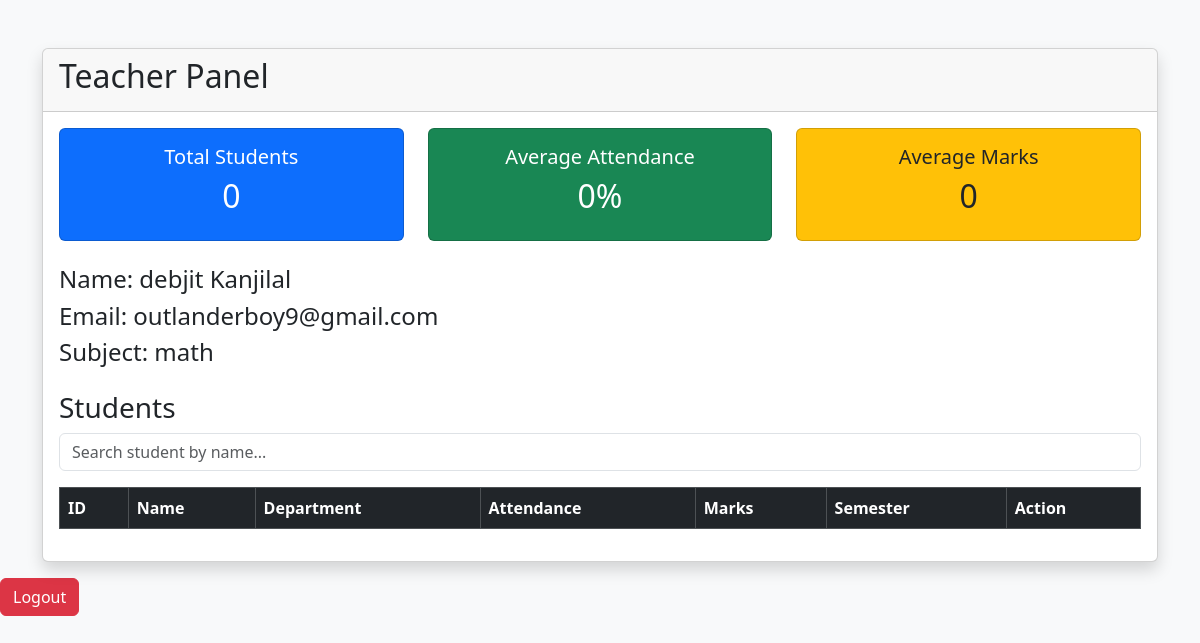
Before: /teacher_panel (signed in) with the older database file.
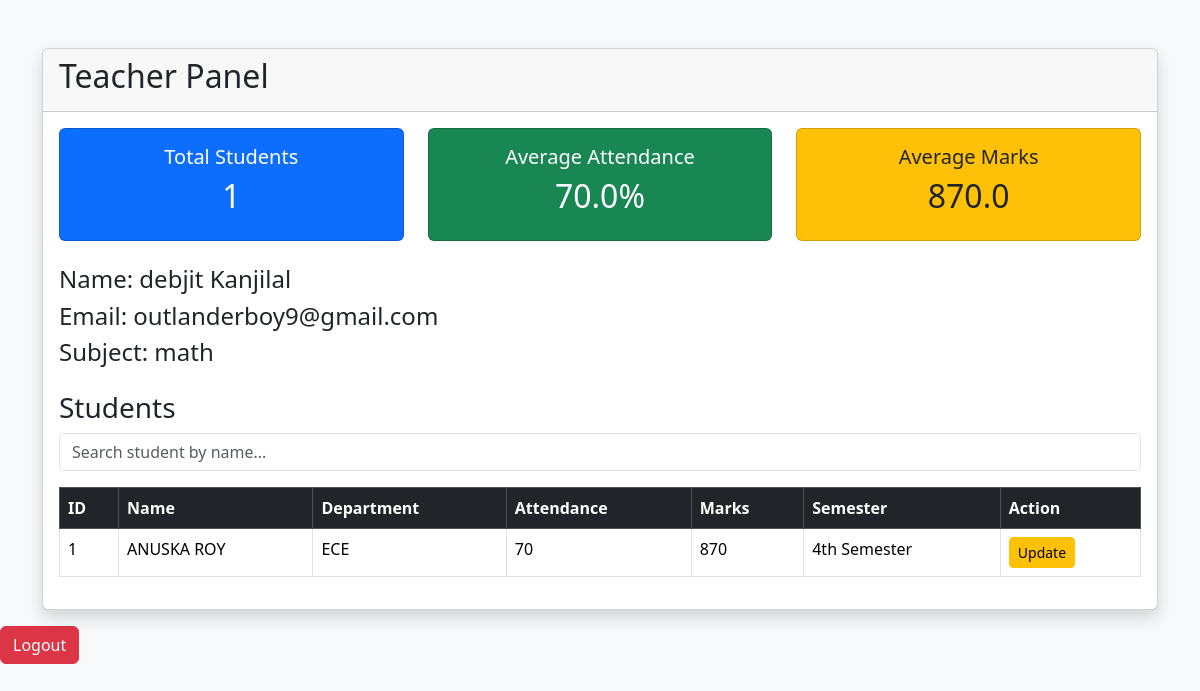
After: the same page with the newer database file.
### models.py (models this page shows)
class Student(db.Model):
    id = db.Column(db.Integer, primary_key=True)
    name = db.Column(db.String(100), nullable=False)
    email = db.Column(db.String(100), unique=True, nullable=False)
    department = db.Column(db.String(100))
    password = db.Column(db.String(100), nullable=False)
    attendance = db.Column(db.Integer, default=85)
    marks = db.Column(db.Integer, default=420)
    courses = db.Column(db.Integer, default=5)
    semester = db.Column(db.String(50), default="4th Semester")

### app.py (the view)
@app.route("/teacher_panel")
def teacher_panel():
    if "teacher_id" not in session:
        return redirect("/teacher_login")
    teacher = Teacher.query.get(session["teacher_id"])
    search = request.args.get("search")
    if search:
        students = Student.query.filter(
            Student.name.contains(search)
        ).all()
    else:
        students = Student.query.all()
    total_students = len(students)
    if total_students > 0:
        avg_attendance = sum(s.attendance for s in students) / total_students
        avg_marks = sum(s.marks for s in students) / total_students
    else:
        avg_attendance = 0
        avg_marks = 0
    return render_template(
        "teacher_panel.html",
        teacher=teacher,
        students=students,
        total_students=total_students,
        avg_attendance=round(avg_attendance, 1),
        avg_marks=round(avg_marks, 1),
        search=search
    )

### templates/teacher_panel.html (shortened to what this page needs)
<!DOCTYPE html>
<html>
<head>
    <link href="https://cdn.jsdelivr.net/npm/bootstrap@5.3.3/dist/css/bootstrap.min.css" rel="stylesheet">
</head>
<body class="bg-light">
<div class="container mt-5">
    <div class="card shadow">
        <div class="card-header">
            <h2>Teacher Panel</h2>
        </div>
        <div class="card-body">
            <div class="row mb-4">
    <div class="col-md-4">
        <div class="card bg-primary text-white">
            <div class="card-body text-center">
                <h5>Total Students</h5>
                <h2>{{ total_students }}</h2>
            </div>
        </div>
    </div>
    <div class="col-md-4">
        <div class="card bg-success text-white">
            <div class="card-body text-center">
                <h5>Average Attendance</h5>
                <h2>{{ avg_attendance }}%</h2>
            </div>
        </div>
    </div>
    <div class="col-md-4">
        <div class="card bg-warning">
            <div class="card-body text-center">
                <h5>Average Marks</h5>
                <h2>{{ avg_marks }}</h2>
            </div>
        </div>
    </div>
</div>
            <h4>Name: {{ teacher.name }}</h4>
            <h4>Email: {{ teacher.email }}</h4>
            <h4>Subject: {{ teacher.subject }}</h4>
            <h3 class="mt-4">Students</h3>
            <form method="GET" action="/teacher_panel" class="mb-3">
    <input
    type="text"
    name="search"
    class="form-control"
    placeholder="Search student by name..."
    value="{{ search if search else '' }}"
>
</form>
<table class="table table-bordered">
    <thead class="table-dark">
        <tr>
            <th>ID</th>
            <th>Name</th>
            <th>Department</th>
            <th>Attendance</th>
            <th>Marks</th>
            <th>Semester</th>
            <th>Action</th>
        </tr>
    </thead>
    <tbody>
        {% for student in students %}
        <tr>
            <td>{{ student.id }}</td>
            <td>{{ student.name }}</td>
            <td>{{ student.department }}</td>
            <td>{{ student.attendance }}</td>
            <td>{{ student.marks }}</td>
            <td>{{ student.semester }}</td>
            <td>
    <a href="/teacher_edit_student/{{ student.id }}"
       class="btn btn-warning btn-sm">
       Update
    </a>
</td>
        </tr>
        {% endfor %}
    </tbody>
</table>
        </div>
    </div>
</div>
</body>
<a href="/teacher_logout"
   class="btn btn-danger mt-3">
   Logout
</a>
</html>

Changed rows visible on the page:
added Student: id "1", name "ANUSKA ROY", department "ECE", attendance "70", marks "870", semester "4th Semester"
Other visible differences:
{{ total_students }}: "0" → "1"
{{ avg_attendance }}: "0" → "70.0"
{{ avg_marks }}: "0" → "870.0"
